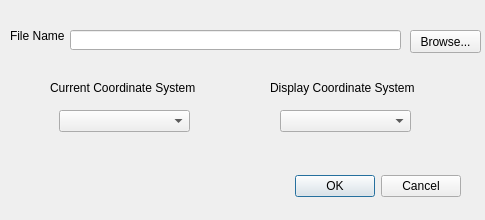
<?xml version="1.0" encoding="UTF-8"?>
<ui version="4.0">
 <class>AddObstacleLayerDlg</class>
 <widget class="QDialog" name="AddObstacleLayerDlg">
  <property name="geometry">
   <rect>
    <x>0</x>
    <y>0</y>
    <width>485</width>
    <height>220</height>
   </rect>
  </property>
  <property name="windowTitle">
   <string>Create a Layer From Obstacle File</string>
  </property>
  <widget class="QDialogButtonBox" name="buttonBox">
   <property name="geometry">
    <rect>
     <x>120</x>
     <y>170</y>
     <width>341</width>
     <height>32</height>
    </rect>
   </property>
   <property name="orientation">
    <enum>Qt::Horizontal</enum>
   </property>
   <property name="standardButtons">
    <set>QDialogButtonBox::Cancel|QDialogButtonBox::Ok</set>
   </property>
  </widget>
  <widget class="QLabel" name="label">
   <property name="geometry">
    <rect>
     <x>10</x>
     <y>30</y>
     <width>54</width>
     <height>12</height>
    </rect>
   </property>
   <property name="text">
    <string>File Name: </string>
   </property>
  </widget>
  <widget class="QLineEdit" name="txtPath">
   <property name="geometry">
    <rect>
     <x>70</x>
     <y>30</y>
     <width>331</width>
     <height>20</height>
    </rect>
   </property>
  </widget>
  <widget class="QPushButton" name="btnBrowse">
   <property name="geometry">
    <rect>
     <x>410</x>
     <y>30</y>
     <width>71</width>
     <height>23</height>
    </rect>
   </property>
   <property name="text">
    <string>Browse...</string>
   </property>
  </widget>
  <widget class="QComboBox" name="cmbCurrentCrs">
   <property name="geometry">
    <rect>
     <x>59</x>
     <y>110</y>
     <width>131</width>
     <height>22</height>
    </rect>
   </property>
  </widget>
  <widget class="QLabel" name="label_2">
   <property name="geometry">
    <rect>
     <x>50</x>
     <y>80</y>
     <width>161</width>
     <height>16</height>
    </rect>
   </property>
   <property name="text">
    <string>Current Coordinate System</string>
   </property>
  </widget>
  <widget class="QLabel" name="label_3">
   <property name="geometry">
    <rect>
     <x>270</x>
     <y>80</y>
     <width>161</width>
     <height>16</height>
    </rect>
   </property>
   <property name="text">
    <string>Display Coordinate System</string>
   </property>
  </widget>
  <widget class="QComboBox" name="cmbDisplayCrs">
   <property name="geometry">
    <rect>
     <x>280</x>
     <y>110</y>
     <width>131</width>
     <height>22</height>
    </rect>
   </property>
  </widget>
 </widget>
 <resources/>
 <connections>
  <connection>
   <sender>buttonBox</sender>
   <signal>accepted()</signal>
   <receiver>AddObstacleLayerDlg</receiver>
   <slot>accept()</slot>
   <hints>
    <hint type="sourcelabel">
     <x>248</x>
     <y>254</y>
    </hint>
    <hint type="destinationlabel">
     <x>157</x>
     <y>274</y>
    </hint>
   </hints>
  </connection>
  <connection>
   <sender>buttonBox</sender>
   <signal>rejected()</signal>
   <receiver>AddObstacleLayerDlg</receiver>
   <slot>reject()</slot>
   <hints>
    <hint type="sourcelabel">
     <x>316</x>
     <y>260</y>
    </hint>
    <hint type="destinationlabel">
     <x>286</x>
     <y>274</y>
    </hint>
   </hints>
  </connection>
 </connections>
</ui>
